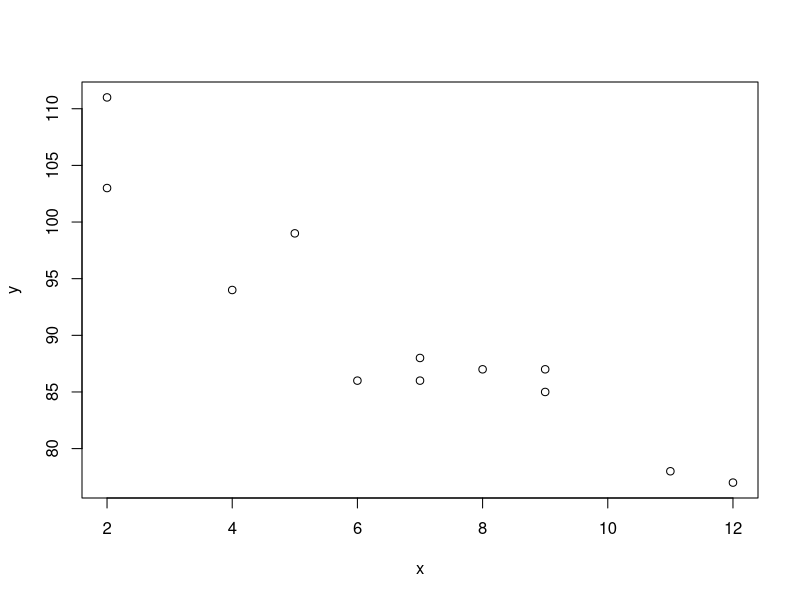
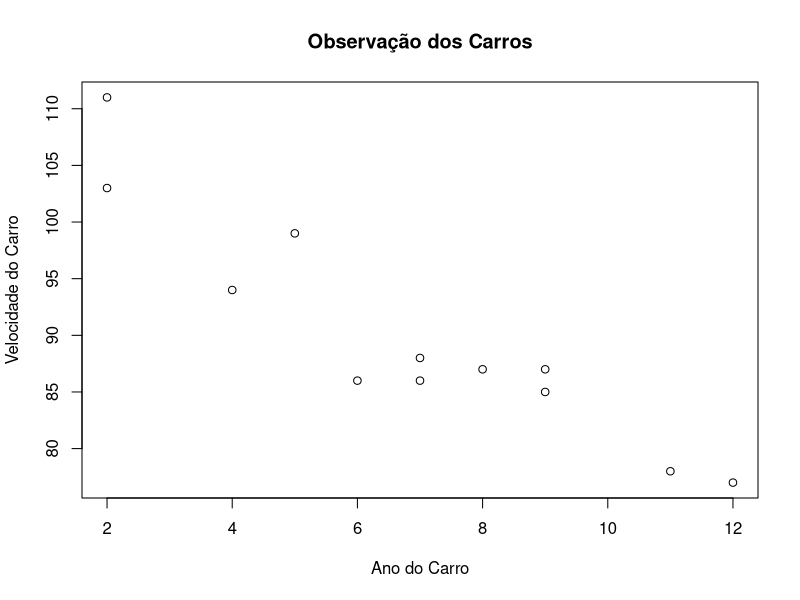
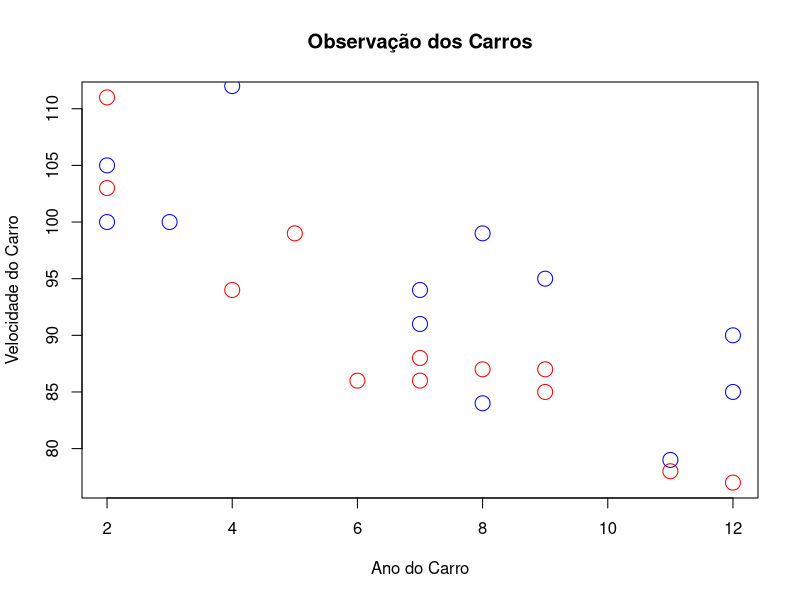

Recreate these plots in R, in order.
# GRÁFICO DE DISPERSÃO
# Ele é um gráfico usado para exibir a relação entre duas variáveis númericas
# e plota um ponto para cada observação. 
# Ele precisa de dois vetores do mesmo comprimetno, um para o eixo X (horizontal)
# e outro para o eixo Y (vertical)

x <- c(5, 7, 8, 7, 2, 2, 9, 4, 11, 12, 9, 6)
y <- c(99, 86, 87, 88, 111, 103, 87, 94, 78, 77, 85, 86)

plot(x, y)

# A observação do exemplo acima deve mostrar o resultado de 12 carros passando.
# vamos adicionar um cabeçalho e rótulos diferentes para descrever melhor o 
# gráfico de dispersão

x <- c(5, 7, 8, 7, 2, 2, 9, 4, 11, 12, 9, 6)
y <- c(99, 86, 87, 88, 111, 103, 87, 94, 78, 77, 85, 86)

plot(x, y, main = "Observação dos Carros", xlab = "Ano do Carro", ylab = "Velocidade do Carro")

# O eixo X mostra a idade do carro
# O eixo Y mostra a velocidade do carro quando ele passa. 
# Aparentemente quanto mais novo é o carro, mais rápido ele anda, mas pode ser
# coincidência, pois temos apenas o registro de 12 carros.

# COMPARANDO PARCELAS 
# Parece haver uma relação entre a velocidade do carro e a idade, sendo assim
# vamos comparar observações de outro dia também. 
# Para realizar uma comparação utiliza-se a função points()

# Primeiro dia
x1 <- c(5, 7, 8, 7, 2, 2, 9, 4, 11, 12, 9, 6)
y1 <- c(99, 86, 87, 88, 111, 103, 87, 94, 78, 77, 85, 86)

# Segundo dia
x2 <- c(2,2,8,1,15,8,12,9,7,3,11,4,7,14,12)
y2 <- c(100,105,84,105,90,99,90,95,94,100,79,112,91,80,85)

# É importante diferenciar os valores atribuindo à diferentes cores (col= ) e aumentar o tamanho
# dos pontos (cex= )
plot(x1,y1, main = "Observação dos Carros", xlab = "Ano do Carro", ylab = "Velocidade do Carro",
            col = "red", cex = 2)

points(x2, y2, col = "blue", cex = 2)

# Com essa comparacação podemos concluir que quanto mais novo o carro é, mais rápido ele é conduzido.